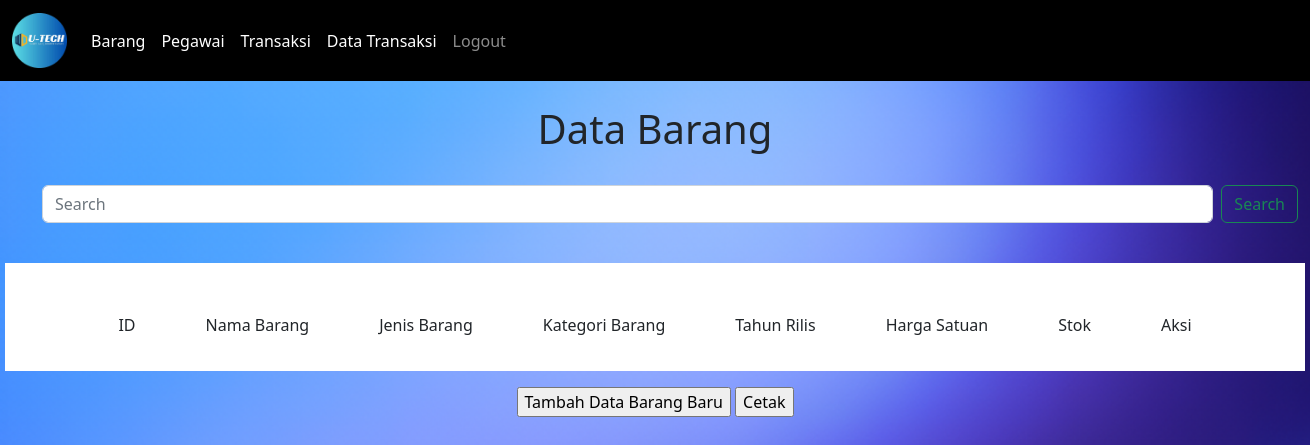
Page /barang.php on the earlier database version.
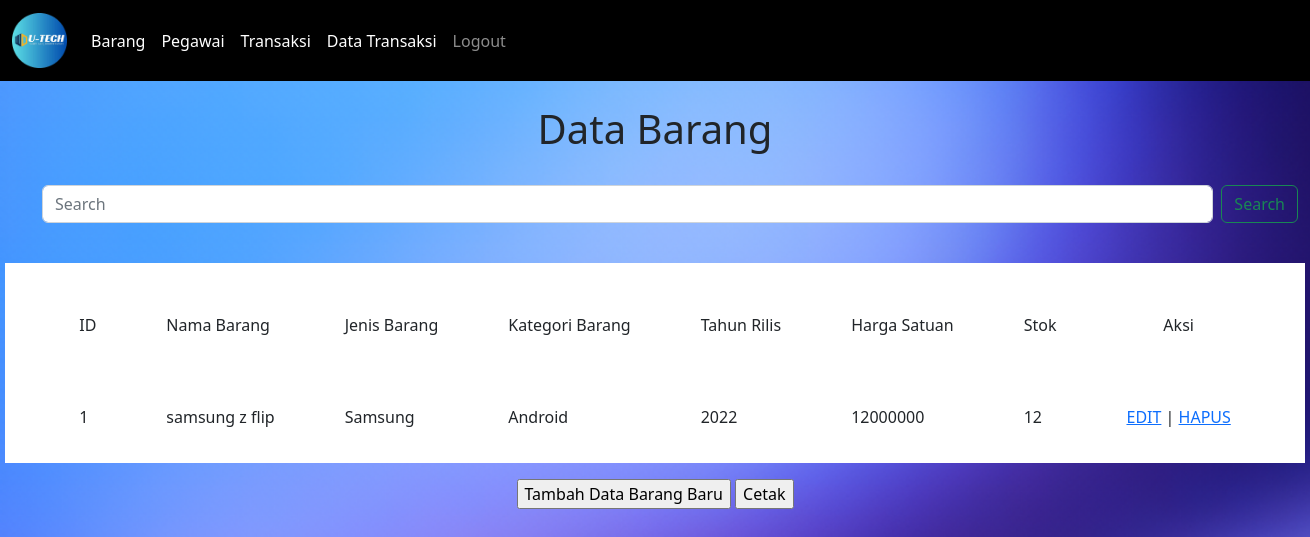
Same page on the later database version.
### tables this page shows
CREATE TABLE `tb_barang` (
  `id_barang` int(10) NOT NULL,
  `nama_barang` varchar(100) NOT NULL,
  `jenis_barang` enum('iPhone','Samsung','Oppo') NOT NULL,
  `kategori_barang` enum('iOS','Android') NOT NULL,
  `tahun_rilis` year(4) NOT NULL,
  `harga_satuan` int(10) NOT NULL,
  `stok_barang` int(5) NOT NULL,
  PRIMARY KEY (`id_barang`)
);

### barang.php (the view, shortened to what this page needs)
<?php
include "navbar.php";
?>
<!DOCTYPE html>
<html>
<head>
<link href="https://cdn.jsdelivr.net/npm/bootstrap@5.2.2/dist/css/bootstrap.min.css" rel="stylesheet">
</head>
<body >
<br><h1><center>Data Barang</center></h1></br>
<div class="container-fluid" >
  <form method='GET' class="d-flex" role="search" style="margin-left: 30px;">
    <input name="cari" class="form-control me-2" type="search" placeholder="Search" aria-label="Search">
    <button Name="Cari" class="btn btn-outline-success" type="submit">Search</button>
  </form>
</div>
  <br>
 <center><div class="table-responsive">
		<table class="table table-bordered table-striped table-hover">
		<table cellspacing="0" cellpadding='35' align="center">
          <tr>
			<td class="active">ID</td>
          <td class="active">Nama Barang</td>
          <td class="active">Jenis Barang</td>
		  <td class="active">Kategori Barang</td>
          <td class="active">Tahun Rilis</td>
		  <td class="active">Harga Satuan</td>
          <td class="active">Stok</>
        	<td align="center">Aksi</td>
		</tr>
		<?php
        include "koneksi.php";
         if(isset($_GET['cari'])){
            $cari = $_GET['cari'];
            $sql = "SELECT * from tb_barang where id_barang like '%$cari%' or nama_barang like '%$cari%'";
         }else{
            $sql = "SELECT * from tb_barang";
         }
			$query= mysqli_query($db_link,$sql);
			while($data = mysqli_fetch_array($query))
				{
				?>
                 <tr>
                <td><?php echo $data['id_barang']; ?></td>
                <td><?php echo $data['nama_barang']; ?></td>
                <td><?php echo $data['jenis_barang']; ?></td>
                <td><?php echo $data['kategori_barang']; ?></td>
                <td><?php echo $data['tahun_rilis']; ?></td>
                <td><?php echo $data['harga_satuan']; ?></td>
                <td><?php echo $data['stok_barang']; ?></td>
    <td>
      <a href="barang/edit.php?id_barang=<?php echo "$data[id_barang]"; ?>">EDIT</a> |
      <a href="barang/aksi_hapus.php?id_barang=<?php echo "$data[id_barang]"; ?>" onclick="return confirm('Anda yakin ingin menghapus data?<?php echo "$data[id_barang]"; ?>  ')">HAPUS</a>
    </td>
				</tr>
				<?php
				}
		?>
		</table>
</div></center>
<p><center><right><input type="button" value="Tambah Data Barang Baru" onclick="location.href='barang/tambah.php'"></right>
<right><input type="button" value="Cetak" onclick="location.href='../menuisi/pencetakan.php'"></right></center></p>
</body>
</html>

Differences in the rows shown:
added tb_barang: id_barang "1", nama_barang "samsung z flip", jenis_barang "Samsung", kategori_barang "Android", tahun_rilis "2022", harga_satuan "12000000", stok_barang "12"
